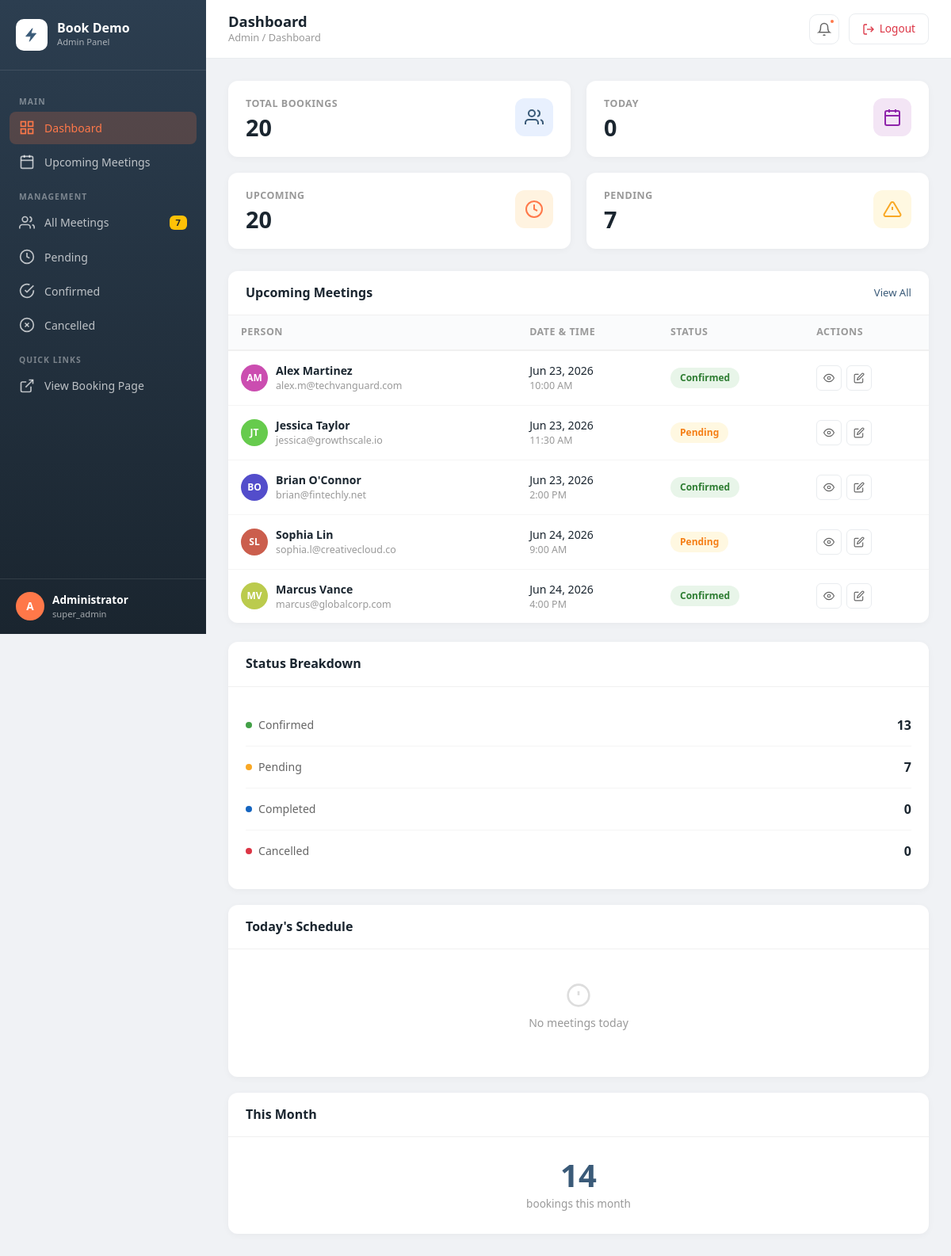
Page /admin/dashboard.php (signed in) on the committed database.
### tables this page shows
CREATE TABLE IF NOT EXISTS `bookings` (
  `id` INT UNSIGNED NOT NULL AUTO_INCREMENT,
  `first_name` VARCHAR(100) NOT NULL,
  `last_name` VARCHAR(100) NOT NULL,
  `email` VARCHAR(255) NOT NULL,
  `role` VARCHAR(100) DEFAULT NULL,
  `employees` VARCHAR(50) DEFAULT NULL,
  `website_url` VARCHAR(500) DEFAULT NULL,
  `ai_search_experience` VARCHAR(100) DEFAULT NULL,
  `referral_source` VARCHAR(100) DEFAULT NULL,
  `notes` TEXT DEFAULT NULL,
  `guest_emails` TEXT DEFAULT NULL,
  `selected_date` DATE NOT NULL,
  `selected_time` VARCHAR(10) NOT NULL,
  `status` ENUM('pending', 'confirmed', 'cancelled', 'completed') NOT NULL DEFAULT 'pending',
  `created_at` TIMESTAMP DEFAULT CURRENT_TIMESTAMP,
  `updated_at` TIMESTAMP DEFAULT CURRENT_TIMESTAMP ON UPDATE CURRENT_TIMESTAMP,
  PRIMARY KEY (`id`),
  INDEX `idx_email` (`email`),
  INDEX `idx_date` (`selected_date`),
  INDEX `idx_status` (`status`)
);

### admin/dashboard.php (the view, shortened to what the rows shown need)
<?php
require_once __DIR__ . '/../includes/classes/Meeting.php';
$upcomingMeetings = Meeting::getUpcoming(5);
?>
<!DOCTYPE html>
<html lang="en">
<head>
    <link href="https://cdn.jsdelivr.net/npm/bootstrap@5.3.3/dist/css/bootstrap.min.css" rel="stylesheet">
    <link rel="stylesheet" href="../css/admin.css">
</head>
<body>
<div class="admin-wrapper">
    <main class="admin-main">
        <?php include __DIR__ . '/../includes/partials/admin_topbar.php'; ?>
        <div class="admin-content">
            <div class="dashboard-grid">
                <div class="content-card">
                    <div class="card-body" style="padding: 0;">
                        <?php if (empty($upcomingMeetings)): ?>
                            <div class="empty-state">
                                <svg viewBox="0 0 24 24" fill="none" stroke="currentColor" stroke-width="2"><rect x="3" y="4" width="18" height="18" rx="2" ry="2"/><line x1="16" y1="2" x2="16" y2="6"/><line x1="8" y1="2" x2="8" y2="6"/><line x1="3" y1="10" x2="21" y2="10"/></svg>
                                <h3>No upcoming meetings</h3>
                                <p>Bookings will appear here when scheduled.</p>
                            </div>
                        <?php else: ?>
                            <table class="meetings-table">
                                <thead>
                                    <tr>
                                        <th>Person</th>
                                        <th>Date & Time</th>
                                        <th>Status</th>
                                        <th>Actions</th>
                                    </tr>
                                </thead>
                                <tbody>
                                    <?php foreach ($upcomingMeetings as $meeting): ?>
                                        <tr>
                                            <td>
                                                <div class="meeting-person">
                                                    <div class="meeting-avatar" style="background: hsl(<?= crc32($meeting->getEmail()) % 360 ?>, 55%, 55%);">
                                                        <?= strtoupper(substr($meeting->getFirstName(), 0, 1) . substr($meeting->getLastName(), 0, 1)) ?>
                                                    </div>
                                                    <div class="meeting-person-info">
                                                        <div class="person-name"><?= htmlspecialchars($meeting->getFullName()) ?></div>
                                                        <div class="person-email"><?= htmlspecialchars($meeting->getEmail()) ?></div>
                                                    </div>
                                                </div>
                                            </td>
                                            <td>
                                                <div class="meeting-datetime">
                                                    <div class="meeting-date"><?= htmlspecialchars($meeting->getFormattedDate()) ?></div>
                                                    <div class="meeting-time"><?= htmlspecialchars($meeting->getFormattedTime()) ?></div>
                                                </div>
                                            </td>
                                            <td>
                                                <span class="status-badge status-<?= $meeting->getStatus() ?>">
                                                    <?= htmlspecialchars($meeting->getStatusLabel()) ?>
                                                </span>
                                            </td>
                                            <td>
                                                <div class="action-btns">
                                                    <a href="meeting_view.php?id=<?= $meeting->getId() ?>" class="btn-action view" title="View">
                                                        <svg width="14" height="14" viewBox="0 0 24 24" fill="none" stroke="currentColor" stroke-width="2"><path d="M1 12s4-8 11-8 11 8 11 8-4 8-11 8-11-8-11-8z"/><circle cx="12" cy="12" r="3"/></svg>
                                                    </a>
                                                    <a href="meeting_edit.php?id=<?= $meeting->getId() ?>" class="btn-action edit" title="Edit">
                                                        <svg width="14" height="14" viewBox="0 0 24 24" fill="none" stroke="currentColor" stroke-width="2"><path d="M11 4H4a2 2 0 0 0-2 2v14a2 2 0 0 0 2 2h14a2 2 0 0 0 2-2v-7"/><path d="M18.5 2.5a2.121 2.121 0 0 1 3 3L12 15l-4 1 1-4 9.5-9.5z"/></svg>
                                                    </a>
                                                </div>
                                            </td>
                                        </tr>
                                    <?php endforeach; ?>
                                </tbody>
                            </table>
                        <?php endif; ?>
                    </div>
                </div>
            </div>
        </div>
    </main>
</div>
</body>
</html>

### rows in the picture
bookings: first_name+last_name "AM", $meeting->getFullName() "Alex Martinez", email "alex.m@techvanguard.com", selected_date "Jun 23, 2026", selected_time "10:00 AM", status "Confirmed"
bookings: first_name+last_name "JT", $meeting->getFullName() "Jessica Taylor", email "jessica@growthscale.io", selected_date "Jun 23, 2026", selected_time "11:30 AM", status "Pending"
bookings: first_name+last_name "BO", $meeting->getFullName() "Brian O'Connor", email "brian@fintechly.net", selected_date "Jun 23, 2026", selected_time "2:00 PM", status "Confirmed"
bookings: first_name+last_name "SL", $meeting->getFullName() "Sophia Lin", email "sophia.l@creativecloud.co", selected_date "Jun 24, 2026", selected_time "9:00 AM", status "Pending"
bookings: first_name+last_name "MV", $meeting->getFullName() "Marcus Vance", email "marcus@globalcorp.com", selected_date "Jun 24, 2026", selected_time "4:00 PM", status "Confirmed"

### other values in the picture
$pendingCount "7"
substr(Admin::getCurrentName(), 0, 1) "A"
Admin::getCurrentName() "Administrator"
Admin::getCurrentRole() "super_admin"
$pageTitle "Dashboard"
$stats['total'] "20"
$stats['today'] "0"
$stats['upcoming'] "20"
$stats['pending'] "7"
$stats['confirmed'] "13"
$stats['completed'] "0"
$stats['cancelled'] "0"
$stats['this_month'] "14"
